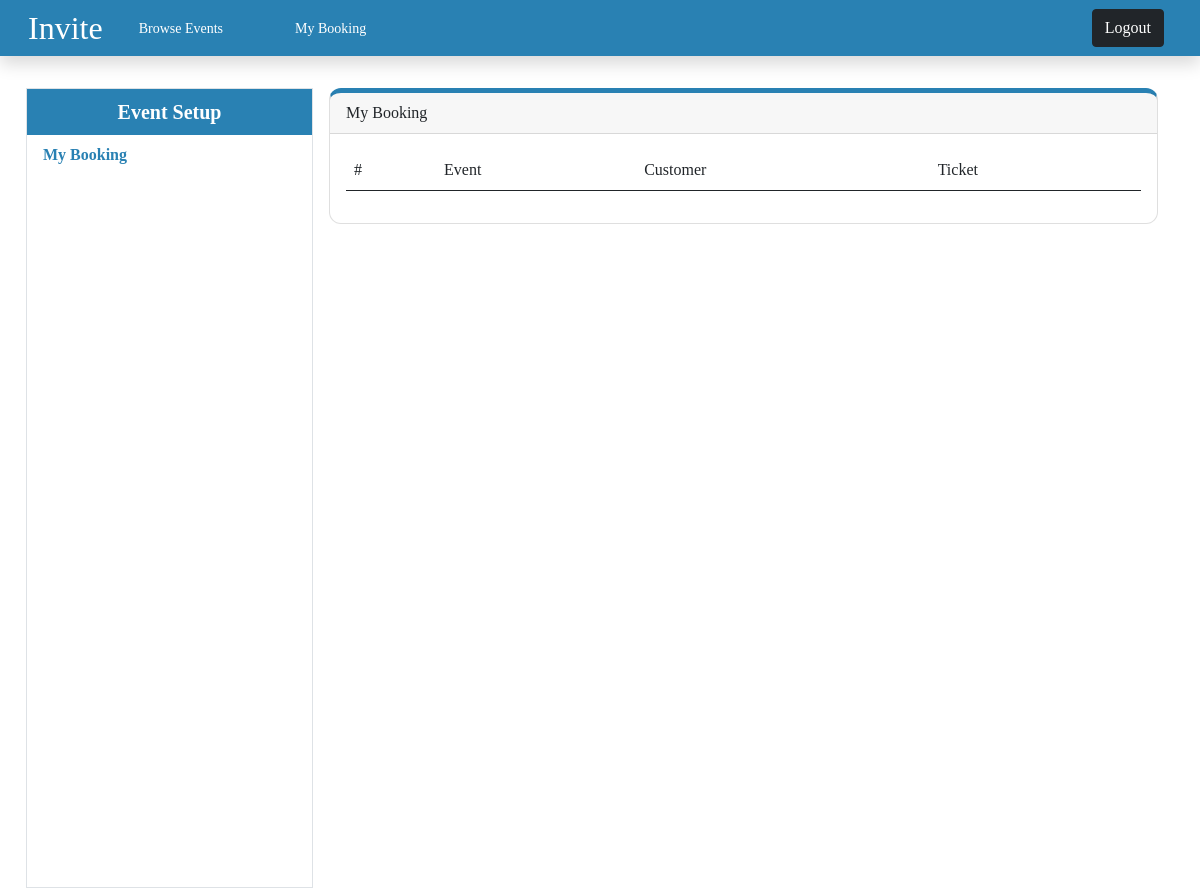
Page /event/my-order (signed in) on the earlier database version.
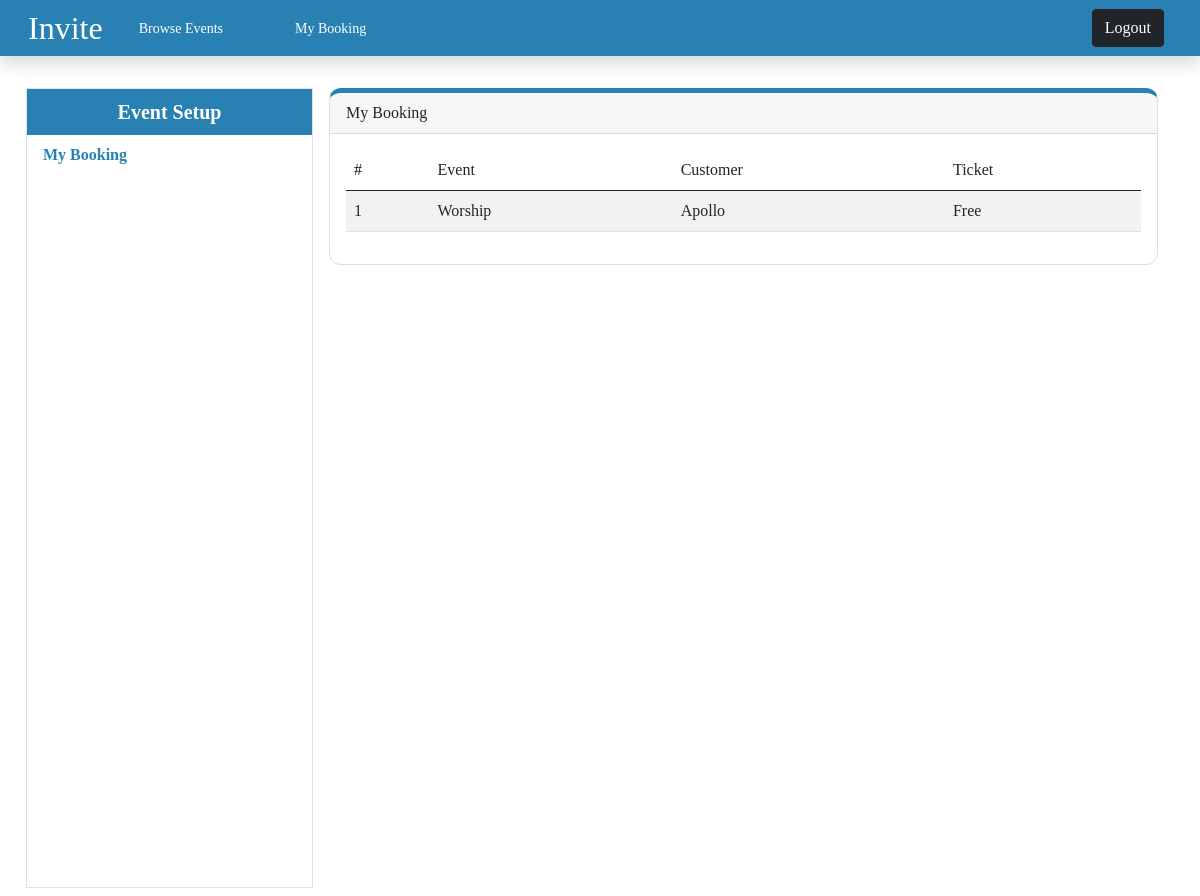
Same page on the later database version.
### events/models.py (models this page shows, shortened)
class OrderTicket(models.Model):
    event = models.ForeignKey(Events, on_delete=models.CASCADE, null=True)
    ticket = models.ForeignKey(Ticket, on_delete=models.CASCADE, null=True, blank=True)
    user = models.ForeignKey(User, on_delete=models.CASCADE, null=True)
    name = models.CharField(max_length=100, null=True)
    phone = models.CharField(max_length=15, null=True)
    email = models.EmailField(max_length=100, null=True, blank=True)
    created_at = models.DateTimeField(auto_now_add=True)

class Events(models.Model):
    user = models.ForeignKey(User, on_delete=models.CASCADE, null=True)
    event_name = models.CharField(max_length=100)
    location = models.CharField(max_length=100)
    category = models.ForeignKey(EventCategory, on_delete=models.SET_NULL, null=True, blank=True)
    desc = models.CharField(max_length=255, null=True, blank=True)
    poster = models.ImageField(null=True, blank=True, upload_to="posters/")
    is_published = models.BooleanField(default=False)
    class Status(models.TextChoices):
        ACTIVE = "active"
        EXPIRED = "expired"
    status = models.CharField(max_length=8, choices=Status, default="active")
    created_at = models.DateTimeField(auto_now_add=True)

class Ticket(models.Model):
    name = models.CharField(max_length=100, default="Free")
    event = models.ForeignKey(Events, on_delete=models.CASCADE)
    price = models.FloatField(default=0.0)
    ticket_qty = models.IntegerField(default=1)
    desc = models.CharField(max_length=255, null=True, blank=True)
    created_at = models.DateTimeField(auto_now_add=True)

### events/views.py (the view)
# urls.py: path('event/my-order', views.booking_list, name="booking_list"), # View Order
def booking_list(request):
    if request.user.is_authenticated:
        user_id = request.user.id
        order = OrderTicket.objects.filter(user=user_id).select_related('event','ticket')
        for i, a in enumerate(order):
           a.row_number = i+1
        return render(request, 'eventsApp/settings/event_order.html', {'orders':order})

### events/templates/eventsApp/settings/event_order.html (shortened to what this page needs)
{% extends "eventsApp/settings/layout.html" %}
{% block account %}
<form method="post" class="w-100" enctype="multipart/form-data">
  <div class="card mb-2">
    <div class="card-header">My Booking</div>
    <div class="card-body my-0">
      <table class="table table-hover table-striped">
        <thead>
          <tr>
            <td>#</td>
            <td>Event</td>
            <td>Customer</td>
            <td>Ticket</td>
          </tr>
        </thead>
        <tbody>
          {% for a in orders %}
          <tr>
            <td>{{ a.row_number }}</td>
            <td>{{ a.event.event_name }}</td>
            <td>{{ a.name }}</td>
            <td>{{ a.ticket.name }}</td>
          </tr>
          {% endfor %}
        </tbody>
      </table>
    </div>
  </div>
</form>
{% endblock %}

Differences in the rows shown:
added OrderTicket: row_number "1", event.event_name "Worship", name "Apollo", ticket.name "Free"
